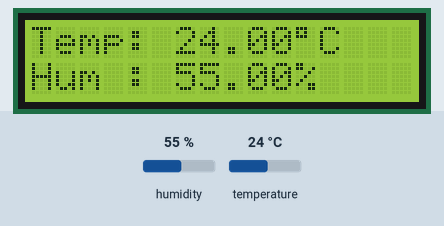
Recording of a sketch running on a simulated Arduino Uno, built with avr-gcc and run on an emulated ATmega328P. Shown: 16×2 character LCD. The test bench sets the inputs (shaded band); at power-on: humidity 55 %, temperature 24 °C.

Above: at 3.2 s.
3.3 s: humidity set to 22 %
At 4.6 s:
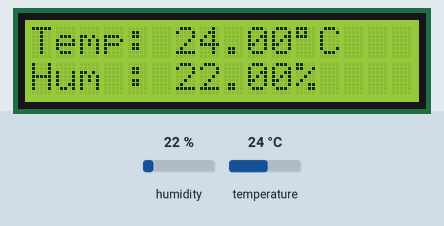
6.0 s: temperature set to 12 °C
At 6.8 s:
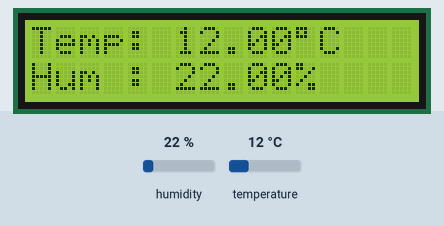
8.7 s: humidity set to 40 %
At 11.3 s:
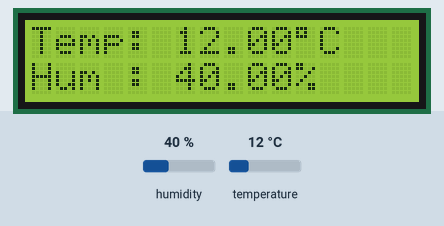
11.8 s: temperature set to 19 °C
At 13.5 s:
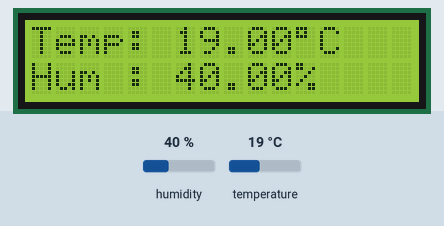
Timing chart, 0 to 15.0 s (numbered marks = the images above; inputs shaded):
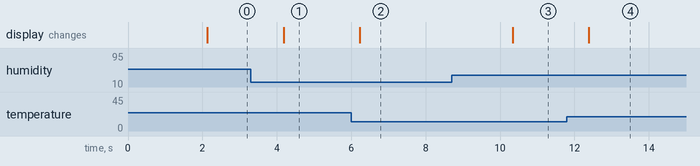

Measured:
- after the input at 3.3 s, the display: changes after 0.88 s (image 1)
- after the input at 6.0 s, the display: changes after 0.23 s (image 2)
- after the input at 8.7 s, the display: changes after 1.6 s (image 3)
- after the input at 11.8 s, the display: changes after 0.59 s (image 4)

The sketch:

TemperatureHumidityLCD.ino
```cpp
#include <Wire.h>
#include <LiquidCrystal_I2C.h>
#include <DHT.h>

#define DHTPIN 2
#define DHTTYPE DHT11

DHT dht(DHTPIN, DHTTYPE);
LiquidCrystal_I2C lcd(0x27, 16, 2);

void setup() {
  lcd.init();
  lcd.backlight();

  dht.begin();

  lcd.setCursor(0, 0);
  lcd.print("DHT11 Sensor");
  delay(2000);
  lcd.clear();
}

void loop() {
  float h = dht.readHumidity();
  float t = dht.readTemperature();

  if (isnan(h) || isnan(t)) {
    lcd.clear();
    lcd.setCursor(0, 0);
    lcd.print("Sensor Error!");
    delay(2000);
    return;
  }

  lcd.clear();

  lcd.setCursor(0, 0);
  lcd.print("Temp: ");
  lcd.print(t);
  lcd.print((char)223);
  lcd.print("C");

  lcd.setCursor(0, 1);
  lcd.print("Hum : ");
  lcd.print(h);
  lcd.print("%");

  delay(2000);
}
```
